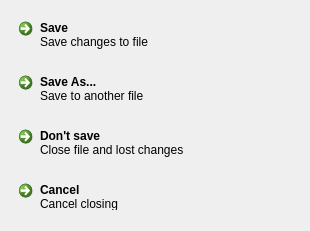
<?xml version="1.0" encoding="UTF-8"?>
<ui version="4.0">
 <class>DialogSaveChanges</class>
 <widget class="QDialog" name="DialogSaveChanges">
  <property name="windowModality">
   <enum>Qt::ApplicationModal</enum>
  </property>
  <property name="geometry">
   <rect>
    <x>0</x>
    <y>0</y>
    <width>310</width>
    <height>231</height>
   </rect>
  </property>
  <property name="windowTitle">
   <string>Save changes?</string>
  </property>
  <layout class="QVBoxLayout" name="verticalLayout">
   <item>
    <widget class="QCommandLinkButton" name="buttonSave">
     <property name="text">
      <string>Save</string>
     </property>
     <property name="description">
      <string>Save changes to file</string>
     </property>
    </widget>
   </item>
   <item>
    <widget class="QCommandLinkButton" name="buttonSaveAs">
     <property name="text">
      <string>Save As...</string>
     </property>
     <property name="description">
      <string>Save to another file</string>
     </property>
    </widget>
   </item>
   <item>
    <widget class="QCommandLinkButton" name="buttonDontSave">
     <property name="text">
      <string>Don't save</string>
     </property>
     <property name="description">
      <string>Close file and lost changes</string>
     </property>
    </widget>
   </item>
   <item>
    <widget class="QCommandLinkButton" name="buttonCancel">
     <property name="text">
      <string>Cancel</string>
     </property>
     <property name="description">
      <string>Cancel closing</string>
     </property>
    </widget>
   </item>
  </layout>
 </widget>
 <resources/>
 <connections/>
</ui>
